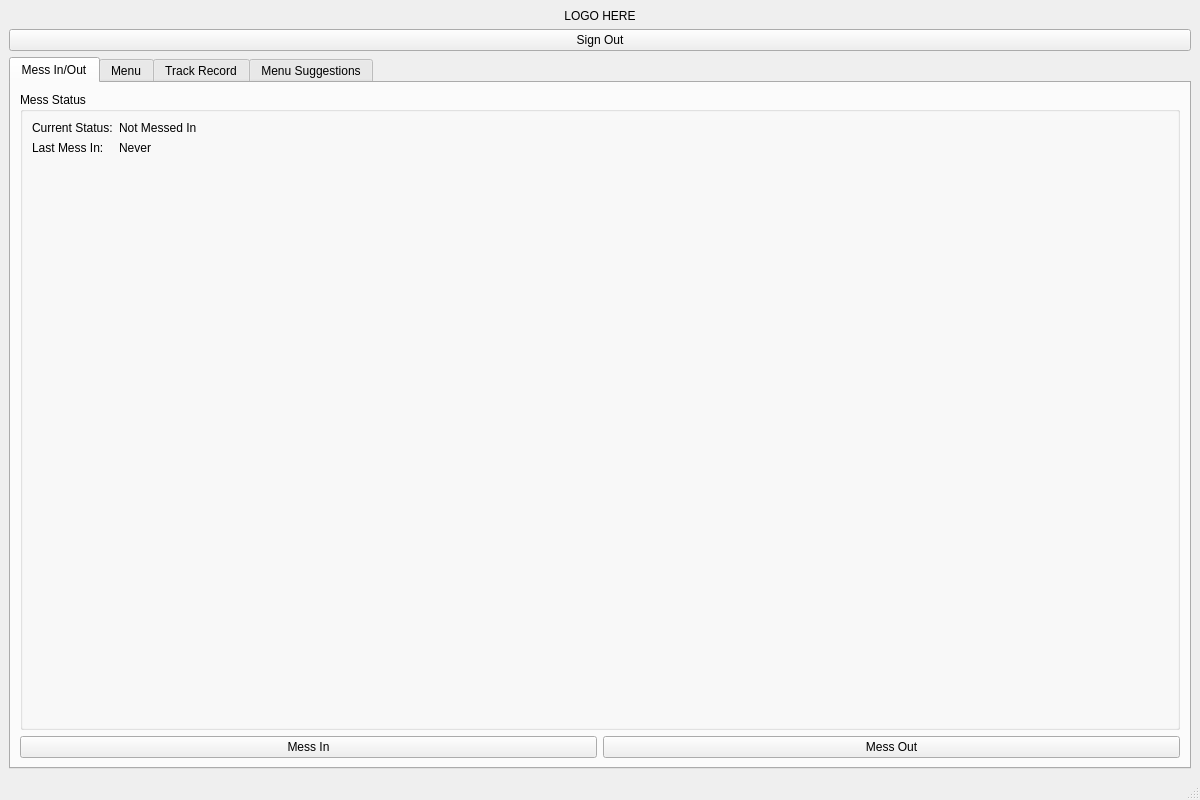
<?xml version="1.0" encoding="UTF-8"?>
<ui version="4.0">
 <class>MainWindow</class>
 <widget class="QMainWindow" name="MainWindow">
  <property name="geometry">
   <rect>
    <x>0</x>
    <y>0</y>
    <width>1200</width>
    <height>800</height>
   </rect>
  </property>
  <property name="windowTitle">
   <string>Mess Management System</string>
  </property>
  <widget class="QWidget" name="centralwidget">
   <layout class="QVBoxLayout" name="verticalLayout">
    <item>
     <widget class="QLabel" name="logoLabel">
      <property name="alignment">
       <set>Qt::AlignCenter</set>
      </property>
      <property name="text">
       <string>LOGO HERE</string>
      </property>
     </widget>
    </item>
    <item>
     <widget class="QPushButton" name="signOutButton">
      <property name="text">
       <string>Sign Out</string>
      </property>
     </widget>
    </item>
    <item>
     <widget class="QTabWidget" name="tabWidget">
      <property name="currentIndex">
       <number>0</number>
      </property>
      <!-- Mess In/Out Tab -->
      <widget class="QWidget" name="messTab">
       <attribute name="title">
        <string>Mess In/Out</string>
       </attribute>
       <layout class="QVBoxLayout" name="verticalLayout_2">
        <item>
         <widget class="QGroupBox" name="messStatusGroup">
          <property name="title">
           <string>Mess Status</string>
          </property>
          <layout class="QFormLayout" name="formLayout">
           <item row="0" column="0">
            <widget class="QLabel" name="statusLabel">
             <property name="text">
              <string>Current Status:</string>
             </property>
            </widget>
           </item>
           <item row="0" column="1">
            <widget class="QLabel" name="currentStatusLabel">
             <property name="text">
              <string>Not Messed In</string>
             </property>
            </widget>
           </item>
           <item row="1" column="0">
            <widget class="QLabel" name="lastMessInLabel">
             <property name="text">
              <string>Last Mess In:</string>
             </property>
            </widget>
           </item>
           <item row="1" column="1">
            <widget class="QLabel" name="lastMessInTimeLabel">
             <property name="text">
              <string>Never</string>
             </property>
            </widget>
           </item>
          </layout>
         </widget>
        </item>
        <item>
         <layout class="QHBoxLayout" name="horizontalLayout">
          <item>
           <widget class="QPushButton" name="messInButton">
            <property name="text">
             <string>Mess In</string>
            </property>
           </widget>
          </item>
          <item>
           <widget class="QPushButton" name="messOutButton">
            <property name="text">
             <string>Mess Out</string>
            </property>
           </widget>
          </item>
         </layout>
        </item>
       </layout>
      </widget>
      <!-- Menu Tab -->
      <widget class="QWidget" name="menuTab">
       <attribute name="title">
        <string>Menu</string>
       </attribute>
       <layout class="QVBoxLayout" name="verticalLayout_3">
        <item>
         <widget class="QTableWidget" name="menuTable"/>
        </item>
       </layout>
      </widget>
      <!-- Track Record Tab -->
      <widget class="QWidget" name="trackTab">
       <attribute name="title">
        <string>Track Record</string>
       </attribute>
       <layout class="QVBoxLayout" name="verticalLayout_4">
        <item>
         <widget class="QGroupBox" name="duesGroup">
          <property name="title">
           <string>Current Dues</string>
          </property>
          <layout class="QFormLayout" name="formLayout_2">
           <item row="0" column="0">
            <widget class="QLabel" name="label">
             <property name="text">
              <string>Total Dues:</string>
             </property>
            </widget>
           </item>
           <item row="0" column="1">
            <widget class="QLabel" name="totalDuesLabel">
             <property name="text">
              <string>0.00</string>
             </property>
            </widget>
           </item>
          </layout>
         </widget>
        </item>
        <item>
         <widget class="QTableWidget" name="messHistoryTable"/>
        </item>
        <item>
         <widget class="QPushButton" name="printBillButton">
          <property name="text">
           <string>Print Bill</string>
          </property>
         </widget>
        </item>
       </layout>
      </widget>
      <!-- Menu Suggestions Tab -->
      <widget class="QWidget" name="suggestionsTab">
       <attribute name="title">
        <string>Menu Suggestions</string>
       </attribute>
       <layout class="QVBoxLayout" name="verticalLayout_5">
        <item>
         <widget class="QGroupBox" name="suggestionGroup">
          <property name="title">
           <string>Add Suggestion</string>
          </property>
          <layout class="QVBoxLayout" name="verticalLayout_6">
           <item>
            <widget class="QTextEdit" name="suggestionInput"/>
           </item>
           <item>
            <widget class="QPushButton" name="submitSuggestionButton">
             <property name="text">
              <string>Submit Suggestion</string>
             </property>
            </widget>
           </item>
          </layout>
         </widget>
        </item>
        <item>
         <widget class="QTableWidget" name="suggestionsTable"/>
        </item>
       </layout>
      </widget>
     </widget>
    </item>
   </layout>
  </widget>
  <widget class="QMenuBar" name="menubar">
   <property name="geometry">
    <rect>
     <x>0</x>
     <y>0</y>
     <width>1200</width>
     <height>22</height>
    </rect>
   </property>
  </widget>
  <widget class="QStatusBar" name="statusbar"/>
 </widget>
 <resources/>
 <connections/>
</ui> 
